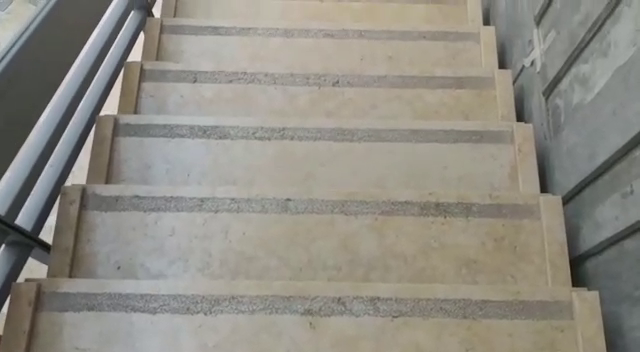
#> input picture frame 56 of files/scan_vid.mp4, 640 x 352 px
$ python main.py
#> lines starting #> are read from the running program, lines starting #| are printed output that depends on the picture
### tracker.py
import numpy as np
import cv2 as cv
import os
import sys
import time

import descriptor
import model
import util

CROP_X = 4000
CROP_Y = 3000

DEFAULT_SCAN = "files/scan_vid.mp4"
DEFAULT_TRACK = "files/up_and_down.mp4"


class Tracker(object):
    FEATURES_TO_TRACK = 10
    MIN_FEATURES = 8

    SAME_DIST = 15

    CLOSE_CANDIDATES = 20

    # params for ShiTomasi corner detection
    feature_params = dict( maxCorners = FEATURES_TO_TRACK,
                           qualityLevel = 0.2,
                           minDistance = 30,
                           blockSize = 7 )

    # Parameters for lucas kanade optical flow
    lk_params = dict( winSize  = (15,15),
                      maxLevel = 2,
                      criteria = (cv.TERM_CRITERIA_EPS | cv.TERM_CRITERIA_COUNT, 10, 0.03))


    SCAN_OUTPUT_FILE = 'files/scan_output.avi'
    TRACK_OUTPUT_FILE = 'files/track_output.avi'
    CREATE_MODEL_FILE = "models/model.csv"
    USE_MODEL_FILE = "models/model.csv"

    (
        NEW_POINTS,
        OLD_POINTS
    )=range(2)

    (
        SCANNING_MODE,
        TRACKING_MODE
    )=range(2)

    def __init__(
        self,
        mode=SCANNING_MODE,
        scan_file=DEFAULT_SCAN,
        track_file=DEFAULT_TRACK,
        write_model_file=CREATE_MODEL_FILE,
        read_model_file=USE_MODEL_FILE,
        start_file="models/start.csv"
    ):
        self._scan_file = scan_file
        self._track_file = track_file
        self._write_model_file = write_model_file
        self._read_model_file = read_model_file
        self._start_file = start_file

        self._mode = mode

        self._curr_points = []
        self._old_points = []

        self._curr_frame = None
        self._old_frame = None

        self._curr_num = 1
        self._curr_name = 'AA'

        self._st = None
        self._last_track = Tracker.NEW_POINTS

        self._documented_points = []

        self._working_set = {}
        self._model = {}

        # maps from index to label
        self._labels = []

        self._first_frame = True

        self._color = np.random.randint(0,255,(100,3))
        self._sift = cv.xfeatures2d.SIFT_create()
        self._desc_obj = descriptor.descriptor()
        self._bf = cv.BFMatcher(cv.NORM_HAMMING, crossCheck=True)

    def run(self):
        if self._mode == Tracker.SCANNING_MODE:
            self.scan_points()
        else:
            self.track_points()

    def label_points(self, viz_frame):
        for name, point in self._working_set.items():
            screen_point = tuple(map(int, point.tolist()[0]))
            util.add_text(viz_frame, name, screen_point)
        return viz_frame

    def next_name(self):
        self._curr_num += 1
        return (
            str(chr(ord('A') + self._curr_num / 26))
            + str(chr(ord('A') + self._curr_num % 26))
        )

    def find_features(self):
        # Check if we're out of features
        if len(self._curr_points) < Tracker.MIN_FEATURES:
            new_working_set = {}

            """
            (kps, descs) = self._sift.detectAndCompute(self._curr_fram, None)
            print kps

            new_points = kps
            """

            new_points = cv.goodFeaturesToTrack(
                self._curr_frame[16:-16, 16:-16],
                mask = None,
                **Tracker.feature_params
            )

            for point in new_points:
                point[0][0]+= 16
                point[0][1]+= 16

            self._last_track = Tracker.NEW_POINTS

            self._labels = [None] * len(new_points)


            if self._first_frame and self._mode == Tracker.TRACKING_MODE:
                self.setup_track(new_points)

            else:
                # add to model
                for index, point in enumerate(new_points):

                    closest_point = min([
                        (name, np.linalg.norm(point - visited_p))
                        for name, visited_p in self._working_set.items()
                    ] + [("First", Tracker.SAME_DIST*100)],
                    key=lambda x: x[1]
                    )

                    # check if this is a new point
                    if closest_point[1] > Tracker.SAME_DIST:
                        # If we are in scanning mode, just label this new point
                        if self._mode == Tracker.SCANNING_MODE:
                            new_working_set[self._curr_name] = point
                            self._labels[index] = self._curr_name

                            # get next name
                            self._curr_name = self.next_name()

                        # If we are in tracking mode, need to find which goddamn
                        # label this is
                        else:
                            found_name = self.match_points(point)
                            new_working_set[found_name] = point
                            self._labels[index] = found_name

                    else:
                        new_working_set[closest_point[0]] = point
                        self._labels[index] = closest_point[0]

                self._working_set = new_working_set


        # Otherwise OK, use optical flow
        else:
            new_points, self._st, err = cv.calcOpticalFlowPyrLK(
                self._old_frame,
                self._curr_frame,
                self._curr_points,
                None,
                **Tracker.lk_params
            )

            self._last_track = Tracker.OLD_POINTS

            # udpate points
            new_labels = []
            for index, point in enumerate(new_points):
                point_name = self._labels[index]

                # check if need to remove
                if self._st[index]:
                    self._working_set[point_name] = point
                    new_labels.append(point_name)
                else:
                    del self._working_set[point_name]

            self._labels = new_labels

        return new_points


    # [19 lines left out: function setup_track, not called in this run]


    def draw_points(self, viz_frame):
        if self._last_track == Tracker.OLD_POINTS:
            # Select good points
            good_new = self._curr_points[self._st==1]
            good_old = self._old_points[self._st==1]

            mask = np.zeros_like(self._viz_frame)

            # draw the tracks
            for i,(new,old) in enumerate(zip(good_new,good_old)):
                a,b = new.ravel()
                c,d = old.ravel()
                mask = cv.line(mask, (a,b),(c,d), self._color[i].tolist(), 2)
                viz_frame = cv.circle(viz_frame,(a,b),5,self._color[i].tolist(),-1)

            viz_frame = cv.add(viz_frame, mask)

            self._curr_points = good_new.reshape(-1,1,2)
        else:
            for i, point in enumerate(self._curr_points):
                a,b = point.ravel()
                viz_frame = cv.circle(viz_frame, (a, b), 5, self._color[i].tolist(),-1)

        return viz_frame


    def img_process(self, frame):
        frame = frame[0:CROP_X, 0:CROP_Y]
        frame = cv.cvtColor(frame, cv.COLOR_BGR2GRAY)
        return frame

    def vizualize(self, frame, debug=True):
        # label points
        frame = self.label_points(frame)

        # Draw points
        frame = self.draw_points(frame)

        # Output image
        self._out.write(frame)

        if debug:
            cv.imshow('frame', frame)
            k = cv.waitKey(0) & 0xff
            if k == 27:
                return False
        return True

    def calc_sift_desc(self, point):
        y, x = map(int, point.tolist()[0])
        desc = self._desc_obj.create((x,y), self._curr_frame)
        return desc


    def document_points(self):
        with open(self._write_model_file, "a+") as f:
            # Add unvisited points to file
            for name, point in self._working_set.items():
                if name not in self._documented_points:
                    print name, point
                    f.write("%s,0,0,0, %s\n" % (
                        name,
                        self.calc_sift_desc(point)
                    ))
                    self._documented_points.append(name)

    # [10 lines left out: function read_model, not called in this run]


    """
    Recieves a list of points on the screen that need to find a matching label
    Parms: list of numpy arrays

    """
    # [36 lines left out: function match_points, not called in this run]


    def scan_points(self):
        self._mode = Tracker.SCANNING_MODE

        try:
            os.remove(self._write_model_file)
        except:
            pass

        self._cap = cv.VideoCapture(self._scan_file)
        size = (
            int(self._cap.get(cv.CAP_PROP_FRAME_WIDTH)),
            int(self._cap.get(cv.CAP_PROP_FRAME_HEIGHT))
        )
        fourcc = cv.VideoWriter_fourcc(*'MPEG')  # 'x264' doesn't work
        self._out = cv.VideoWriter(Tracker.SCAN_OUTPUT_FILE, fourcc, 20.0, size)

        ret, self._old_frame = self._cap.read()

        try:
            while True:
                ret, frame = self._cap.read()
                if not ret:
                    break

                # Process the image
                self._viz_frame = frame.copy()
                self._curr_frame = frame.copy()

                self._curr_frame = self.img_process(self._curr_frame)


                # Track new points
                self._curr_points = self.find_features()

                # Document this point
                self.document_points()

                # Visualize tracking
                ret = self.vizualize(self._viz_frame)
                if not ret:
                    break

                # move on to next frame
                self._old_points = self._curr_points
                self._old_frame = self._curr_frame
                self._first_frame = False
        finally:
            cv.destroyAllWindows()
            self._cap.release()
            self._out.release()


    # [47 lines left out: function track_points, not called in this run]

### descriptor.py
from PIL import Image
import scipy
import numpy
import scipy.ndimage
import math


class descriptor(object):
	def __init__(self):
		self.eps = 0.00001

	def create(self, feature, imarr):
		arr = imarr.astype(numpy.float64)
		return self.allocate(feature[0],feature[1],arr)

	def direction(self,i,j,imarr):
		"""
		computes each pixel's gradient magnitude and orientation
		"""
		mij = math.sqrt((imarr[i+1,j]-imarr[i-1,j])**2
				+(imarr[i,j+1]-imarr[i,j-1])**2)
		theta = math.atan((imarr[i,j+1]-imarr[i,j-1])
				/(imarr[i+1,j]-imarr[i-1,j]+self.eps))

		return mij,theta


	def allocate(self,i,j,imarr):
		"""
		computes the 16 local area's gradient magnitude and
		orientation around the current pixel,
		each local area contains 8 pixels
		"""
		vec = [0]*16
		vec[0] = self.localdir(i-8,j-8,imarr)
		vec[1] = self.localdir(i-8,j,imarr)
		vec[2] = self.localdir(i-8,j+8,imarr)
		vec[3] = self.localdir(i-8,j+16,imarr)

		vec[4] = self.localdir(i,j-8,imarr)
		vec[5] = self.localdir(i,j,imarr)
		vec[6] = self.localdir(i,j+8,imarr)
		vec[7] = self.localdir(i,j+16,imarr)

		vec[8] = self.localdir(i+8,j-8,imarr)
		vec[9] = self.localdir(i+8,j,imarr)
		vec[10] = self.localdir(i+8,j+8,imarr)
		vec[11] = self.localdir(i+8,j+16,imarr)

		vec[12] = self.localdir(i+16,j-8,imarr)
		vec[13] = self.localdir(i+16,j,imarr)
		vec[14] = self.localdir(i+16,j+8,imarr)
		vec[15] = self.localdir(i+16,j+16,imarr)

		return [val for subl in vec for val in subl]

	def localdir(self,i,j,imarr):
		"""
		return singal pixel's direction histogram
		the histogram has 18 region
		"""
		P = math.pi
		localDir = [0]*18

		for b in range(i-8,i):
			for c in range(j-8,j):
				m,t = self.direction(b,c,imarr)
				if t>=P*-9/18 and t<=P*-8/18:
					localDir[0]+=m
				if t>P*-8/18 and t<=P*-7/18:
					localDir[1]+=m
				if t>P*-7/18 and t<=P*-6/18:
					localDir[2]+=m
				if t>P*-6/18 and t<=P*-5/18:
					localDir[3]+=m
				if t>P*-5/18 and t<=P*-4/18:
					localDir[4]+=m
				if t>P*-4/18 and t<=P*-3/18:
					localDir[5]+=m
				if t>P*-3/18 and t<=P*-2/18:
					localDir[6]+=m
				if t>P*-2/18and t<=P*-1/18:
					localDir[7]+=m
				if t>P*-1/18 and t<=0:
					localDir[8]+=m
				if t>0 and t<=P*1/18:
					localDir[9]+=m
				if t>P*1/18 and t<=P*2/18:
					localDir[10]+=m
				if t>P*2/18 and t<=P*3/18:
					localDir[11]+=m
				if t>P*3/18 and t<=P*4/18:
					localDir[12]+=m
				if t>P*4/18 and t<=P*5/18:
					localDir[13]+=m
				if t>P*5/18 and t<=P*6/18:
					localDir[14]+=m
				if t>P*6/18 and t<=P*7/18:
					localDir[15]+=m
				if t>P*7/18 and t<=P*8/18:
					localDir[16]+=m
				if t>P*8/18 and t<=P*9/18:
					localDir[17]+=m

		return localDir

### util.py
import numpy as np
import cv2 as cv
import sys
import time

import model

def add_text(im, txt, pos ,maz=255):
    cv.putText(
        im,
        txt,
        pos,
        cv.FONT_HERSHEY_SIMPLEX,
        0.8,
        (0, 0, maz),
        2,
        cv.LINE_AA
    )


# [5 lines left out: function read_file, not called in this run]

### main.py
import tracker
import argparse


def parse_args():
    parser = argparse.ArgumentParser(description='Tracking points')
    parser.add_argument('--mode', default=tracker.Tracker.SCANNING_MODE,
                       type=int, help='directory of all the training faces')
    args = parser.parse_args()
    return args

def main():
    args = parse_args()

    point_tracker = tracker.Tracker(mode=args.mode)

    # scanning phase
    #point_tracker.scan_points()

    #point_tracker = tracker.Tracker()

    # mapping phase
    point_tracker.run()
#> in scan_points, self._old_frame is the input picture: shape (352, 640, 3); mean B, G, R 131.9, 140.7, 143.7
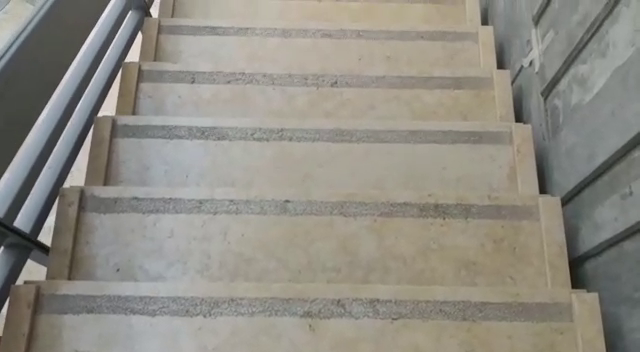
#> input picture frame 57 of files/scan_vid.mp4, 640 x 352 px
#> in scan_points, frame is the input picture: shape (352, 640, 3); mean B, G, R 131.9, 140.6, 143.6
#> in img_process, `frame = cv.cvtColor(frame, cv.COLOR_BGR2GRAY)`:
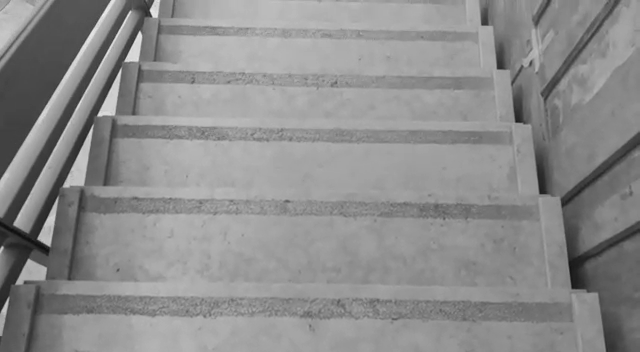
#> frame: shape (352, 640); min 14, max 242, mean 140.5
#> in find_features, `new_points = cv.goodFeaturesToTrack( self._curr_frame[16:-16, 16:-16],..`: new_points = [[23, 222], [483, 51], [111, 43], [501, 104], [139, 1], [467, 7], [84, 98], [525, 176], [557, 270], [49, 170]]
#> the loop in find_features, `for point in new_points:` made 10 passes
#> in find_features, `self._labels = [None] * len(new_points)`: self._labels = 10 items
#> the loop in find_features, `for index, point in enumerate(new_points): ` made 10 passes
#> point on passes 1 to 10: [[39, 238]], [[499, 67]], [[127, 59]], [[517, 120]], [[155, 17]], [[483, 23]], [[100, 114]], [[541, 192]], [[573, 286]], [[65, 186]]
#> after the loop in find_features, `for index, point in enumerate(new_points):`: self._labels = ['AA', 'AC', 'AD', 'AE', 'AF', 'AG', 'AH', 'AI', 'AJ', 'AK']
#> in find_features, `self._working_set = new_working_set`: self._working_set = 10 items
#> in scan_points, `self._curr_points = self.find_features()`: self._curr_points = [[39, 238], [499, 67], [127, 59], [517, 120], [155, 17], [483, 23], [100, 114], [541, 192], [573, 286], [65, 186]]
#> the loop in document_points, `for name, point in self._working_set.items():` made 10 passes
#> (name, y in calc_sift_desc, x in calc_sift_desc) on pass 1: ('AA', 39, 238)
#| AA [[ 39. 238.]]
#| AC [[499.  67.]]
#| AD [[127.  59.]]
#| AE [[517. 120.]]
#| AF [[155.  17.]]
#| AG [[483.  23.]]
#| AH [[100. 114.]]
#| AI [[541. 192.]]
#> (further printed lines are left out)
#> the loop in label_points, `for name, point in self._working_set.items():` made 10 passes
#> the loop in draw_points, `for i, point in enumerate(self._curr_points):` made 10 passes
#> pass 1, in draw_points, `viz_frame = cv.circle(viz_frame, (a, b), 5, self._color[i].tolist(),-1)`:
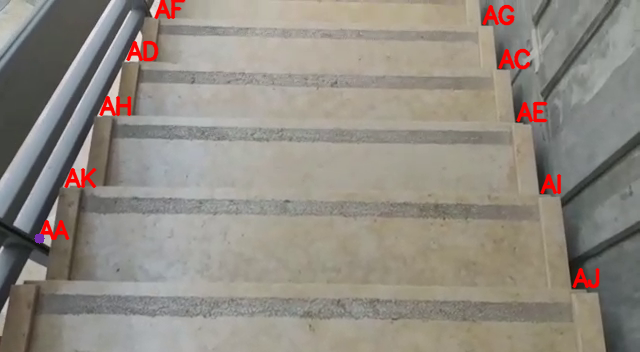
#> viz_frame: shape (352, 640, 3); mean B, G, R 130.5, 139.1, 145.2
#> after the loop in draw_points, `for i, point in enumerate(self._curr_points):`:
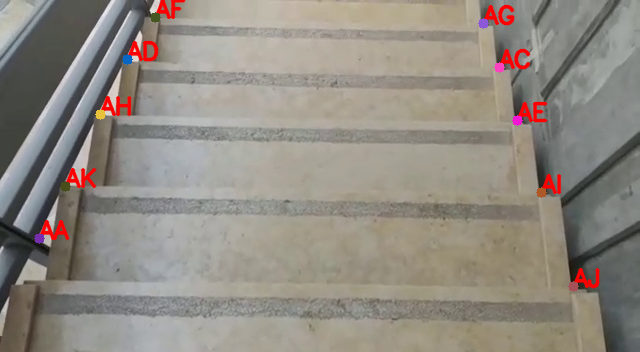
#> viz_frame: shape (352, 640, 3); mean B, G, R 130.6, 139.1, 145.2
#> (key Esc is pressed here)


if __name__ == "__main__":
    main()

$ run again, starting later in the video
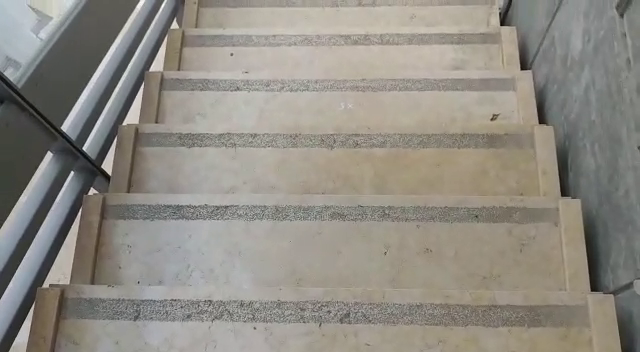
#> input picture frame 252 of files/scan_vid.mp4, 640 x 352 px
#> in scan_points, self._old_frame is the input picture: shape (352, 640, 3); mean B, G, R 131.6, 139.8, 143.7
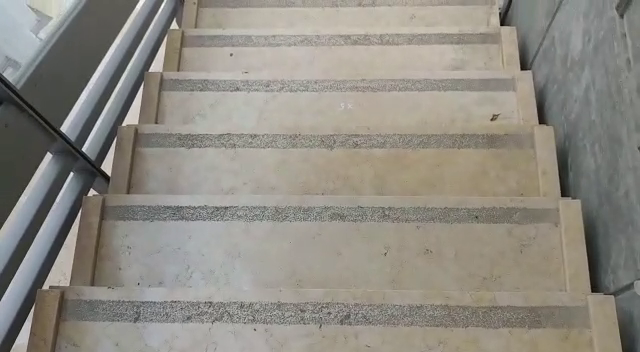
#> input picture frame 253 of files/scan_vid.mp4, 640 x 352 px
#> in scan_points, frame is the input picture: shape (352, 640, 3); mean B, G, R 131.1, 139.4, 143.1
#> frame: shape (352, 640)
#> new_points = [[486, 7], [76, 175], [506, 52], [33, 138], [68, 133], [158, 10], [547, 178], [577, 274], [525, 106], [135, 53]]
#> the loop in find_features, `for point in new_points:` made 10 passes
#> in find_features, `self._labels = [None] * len(new_points)`: self._labels = 10 items
#> the loop in find_features, `for index, point in enumerate(new_points): ` made 10 passes
#> point on passes 1 to 8: [[502, 23]], [[92, 191]], [[522, 68]], [[49, 154]], [[84, 149]], [[174, 26]], [[563, 194]], [[593, 290]]
#> after the loop in find_features, `for index, point in enumerate(new_points):`: self._labels = ['AA', 'AC', 'AD', 'AE', 'AF', 'AG', 'AH', 'AI', 'AJ', 'AK']
#> self._working_set = 10 items
#> self._curr_points = [[502, 23], [92, 191], [522, 68], [49, 154], [84, 149], [174, 26], [563, 194], [593, 290], [541, 122], [151, 69]]
#> the loop in document_points, `for name, point in self._working_set.items():` made 10 passes
#> (printed output is left out)
#> the loop in label_points, `for name, point in self._working_set.items():` made 10 passes
#> the loop in draw_points, `for i, point in enumerate(self._curr_points):` made 10 passes
#> after the loop in draw_points, `for i, point in enumerate(self._curr_points):`:
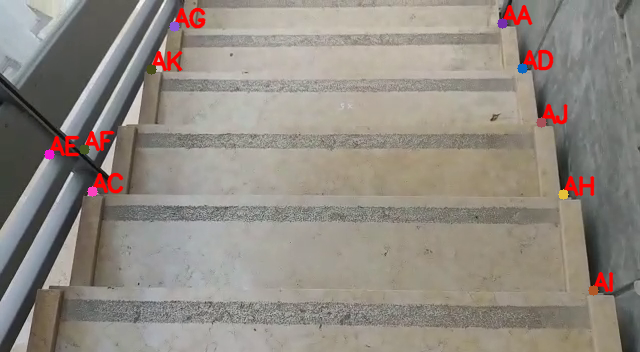
#> viz_frame: shape (352, 640, 3); mean B, G, R 130, 138.1, 145

$ run again, starting later in the video
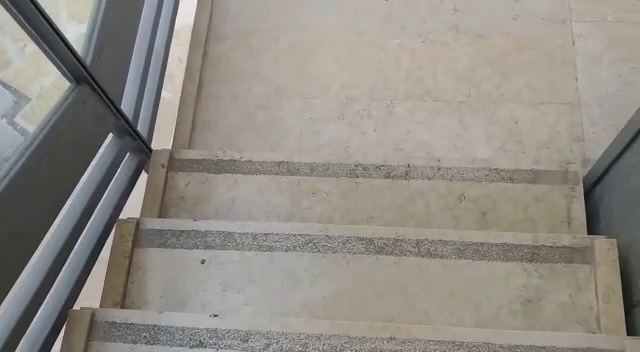
#> input picture frame 448 of files/scan_vid.mp4, 640 x 352 px
#> in scan_points, self._old_frame is the input picture: shape (352, 640, 3); mean B, G, R 133.4, 140.2, 144.8
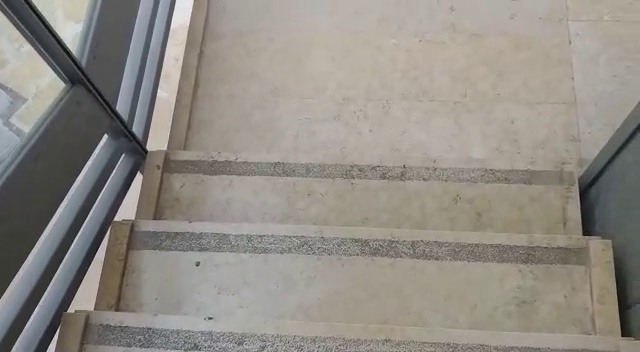
#> input picture frame 449 of files/scan_vid.mp4, 640 x 352 px
#> in scan_points, frame is the input picture: shape (352, 640, 3); mean B, G, R 133.3, 140.1, 144.7
#> frame: shape (352, 640)
#> new_points = [[123, 157], [100, 202], [568, 217], [90, 119], [181, 247], [54, 294], [148, 132], [190, 303], [48, 70], [387, 151]]
#> the loop in find_features, `for point in new_points:` made 10 passes
#> in find_features, `self._labels = [None] * len(new_points)`: self._labels = 10 items
#> the loop in find_features, `for index, point in enumerate(new_points): ` made 10 passes
#> point on passes 1 to 8: [[139, 173]], [[116, 218]], [[584, 233]], [[106, 135]], [[197, 263]], [[70, 310]], [[164, 148]], [[206, 319]]
#> after the loop in find_features, `for index, point in enumerate(new_points):`: self._labels = ['AA', 'AC', 'AD', 'AE', 'AF', 'AG', 'AH', 'AI', 'AJ', 'AK']
#> self._working_set = 10 items
#> self._curr_points = [[139, 173], [116, 218], [584, 233], [106, 135], [197, 263], [70, 310], [164, 148], [206, 319], [64, 86], [403, 167]]
#> the loop in document_points, `for name, point in self._working_set.items():` made 10 passes
#> (printed output is left out)
#> the loop in label_points, `for name, point in self._working_set.items():` made 10 passes
#> the loop in draw_points, `for i, point in enumerate(self._curr_points):` made 10 passes
#> after the loop in draw_points, `for i, point in enumerate(self._curr_points):`:
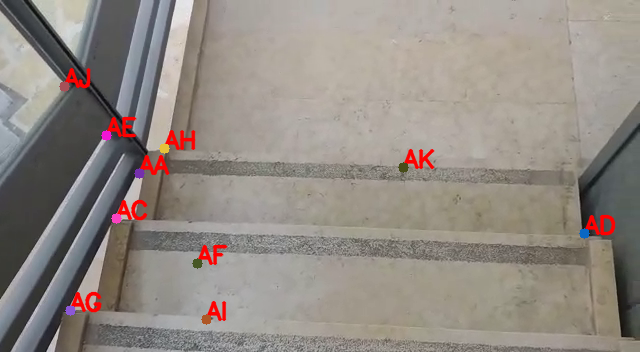
#> viz_frame: shape (352, 640, 3); mean B, G, R 131.9, 138.6, 146.3
